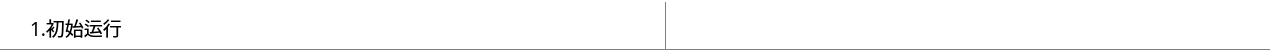
          <widget class="QWidget" name="workspaceSetBar" native="true">
           <property name="minimumSize">
            <size>
             <width>0</width>
             <height>50</height>
            </size>
           </property>
           <property name="maximumSize">
            <size>
             <width>16777215</width>
             <height>50</height>
            </size>
           </property>
           <property name="styleSheet">
            <string notr="true">QWidget {
	border: none;
	border-bottom: 1px solid gray;
	background-color: transparent;
	border-radius: 0px;

}</string>
           </property>
           <widget class="QWidget" name="horizontalLayoutWidget_4">
            <property name="geometry">
             <rect>
              <x>0</x>
              <y>-4</y>
              <width>1261</width>
              <height>62</height>
             </rect>
            </property>
            <layout class="QHBoxLayout" name="horizontalLayout_2">
             <property name="spacing">
              <number>0</number>
             </property>
             <item>
              <spacer name="horizontalSpacer">
               <property name="orientation">
                <enum>Qt::Horizontal</enum>
               </property>
               <property name="sizeType">
                <enum>QSizePolicy::Fixed</enum>
               </property>
               <property name="sizeHint" stdset="0">
                <size>
                 <width>30</width>
                 <height>20</height>
                </size>
               </property>
              </spacer>
             </item>
             <item>
              <widget class="QLabel" name="setupBarLabel">
               <property name="font">
                <font>
                 <family>微软雅黑</family>
                 <pointsize>14</pointsize>
                </font>
               </property>
               <property name="styleSheet">
                <string notr="true">QLabel {
	border: none
}</string>
               </property>
               <property name="text">
                <string>1.初始运行</string>
               </property>
              </widget>
             </item>
             <item>
              <spacer name="horizontalSpacer_3">
               <property name="orientation">
                <enum>Qt::Horizontal</enum>
               </property>
               <property name="sizeHint" stdset="0">
                <size>
                 <width>40</width>
                 <height>20</height>
                </size>
               </property>
              </spacer>
             </item>
             <item>
              <widget class="QPushButton" name="targetIcon">
               <property name="minimumSize">
                <size>
                 <width>50</width>
                 <height>50</height>
                </size>
               </property>
               <property name="maximumSize">
                <size>
                 <width>50</width>
                 <height>50</height>
                </size>
               </property>
               <property name="styleSheet">
                <string notr="true">QPushButton {
	border: none;
	border-right: 1px solid gray;
	border-radius: 0;

}</string>
               </property>
               <property name="text">
                <string/>
               </property>
               <property name="icon">
                <iconset>
                 <normalon>:/balancerun/balancerun/icon_balanceruta_target_gray.png</normalon>
                </iconset>
               </property>
               <property name="iconSize">
                <size>
                 <width>30</width>
                 <height>30</height>
                </size>
               </property>
              </widget>
             </item>
             <item>
              <widget class="QPushButton" name="balanceSetupButton">
               <property name="minimumSize">
                <size>
                 <width>50</width>
                 <height>50</height>
                </size>
               </property>
               <property name="maximumSize">
                <size>
                 <width>50</width>
                 <height>50</height>
                </size>
               </property>
               <property name="styleSheet">
                <string notr="true">QPushButton {
	border: none;
	border-radius: 0;

}</string>
               </property>
               <property name="text">
                <string/>
               </property>
               <property name="icon">
                <iconset>
                 <normalon>:/balancesetup/balancingsetup_assets/icon_balancesetup_setting_gray_v.svg</normalon>
                </iconset>
               </property>
               <property name="iconSize">
                <size>
                 <width>30</width>
                 <height>30</height>
                </size>
               </property>
              </widget>
             </item>
             <item>
              <spacer name="horizontalSpacer_2">
               <property name="orientation">
                <enum>Qt::Horizontal</enum>
               </property>
               <property name="sizeHint" stdset="0">
                <size>
                 <width>40</width>
                 <height>20</height>
                </size>
               </property>
              </spacer>
             </item>
             <item>
              <widget class="QPushButton" name="pushButton">
               <property name="minimumSize">
                <size>
                 <width>0</width>
                 <height>50</height>
                </size>
               </property>
               <property name="maximumSize">
                <size>
                 <width>16777215</width>
                 <height>50</height>
                </size>
               </property>
               <property name="text">
                <string/>
               </property>
               <property name="icon">
                <iconset>
                 <normalon>:/balancerun/balancerun/icon_balanceruta_zoom_gray.png</normalon>
                </iconset>
               </property>
               <property name="iconSize">
                <size>
                 <width>30</width>
                 <height>30</height>
                </size>
               </property>
              </widget>
             </item>
             <item>
              <spacer name="horizontalSpacer_11">
               <property name="orientation">
                <enum>Qt::Horizontal</enum>
               </property>
               <property name="sizeType">
                <enum>QSizePolicy::Fixed</enum>
               </property>
               <property name="sizeHint" stdset="0">
                <size>
                 <width>20</width>
                 <height>20</height>
                </size>
               </property>
              </spacer>
             </item>
            </layout>
           </widget>
          </widget>
